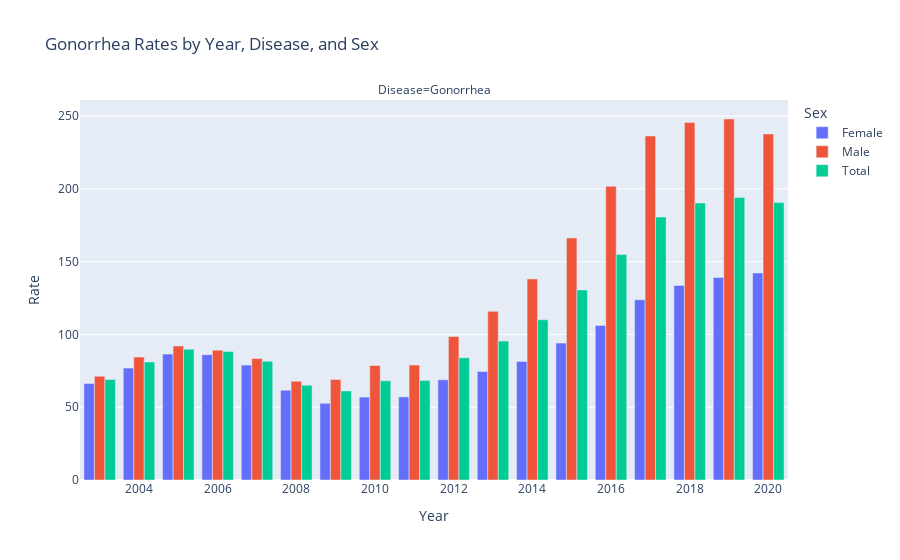
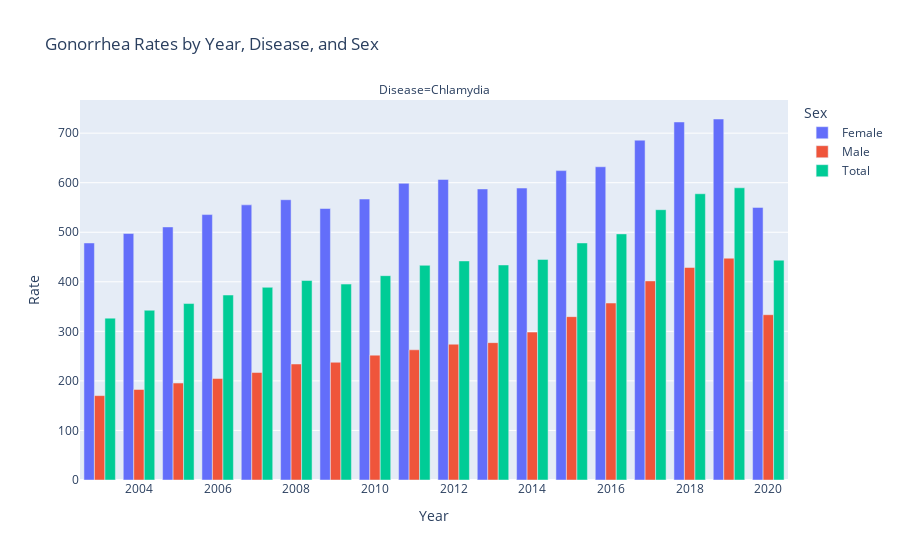
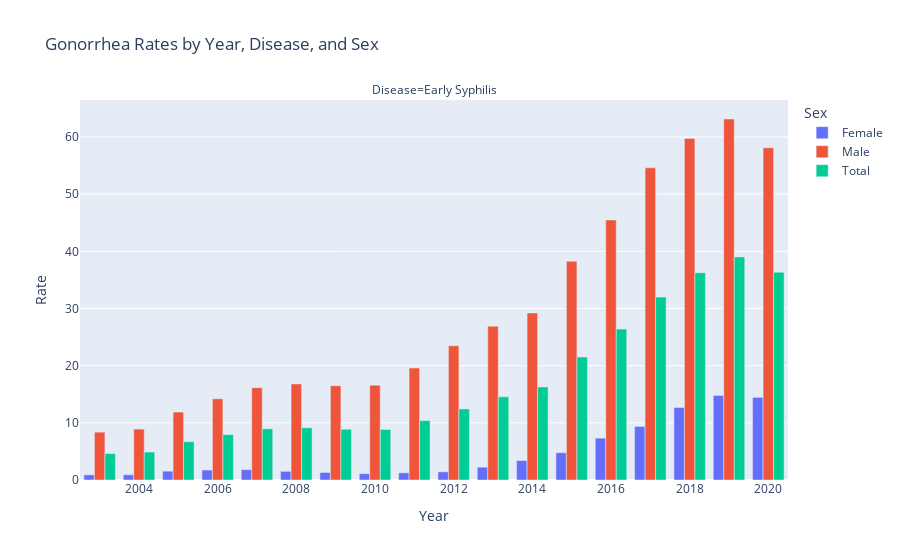

These figures' notebook cell, in order:
### Code cell
import plotly.express as px
gonorrhea_df = df_sex[df_sex['Disease'] == 'Gonorrhea']

fig = px.bar(gonorrhea_df, x='Year', y='Rate', color='Sex',
             barmode='group', facet_col='Disease',
             title='Gonorrhea Rates by Year, Disease, and Sex')

chlamydia_df = df_sex[df_sex['Disease'] == 'Chlamydia']

fig2 = px.bar(chlamydia_df, x='Year', y='Rate', color='Sex',
             barmode='group', facet_col='Disease',
             title='Gonorrhea Rates by Year, Disease, and Sex')

early_syphilis_df = df_sex[df_sex['Disease'] == 'Early Syphilis']

fig3 = px.bar(early_syphilis_df, x='Year', y='Rate', color='Sex',
             barmode='group', facet_col='Disease',
             title='Gonorrhea Rates by Year, Disease, and Sex')

fig.show()
fig2.show()
fig3.show()

### Figure 1 — Plotly figure (JSON) as saved in the notebook; plotly's stock layout.template omitted (floating-point values rounded to 4 significant figures)
{"data": [{"alignmentgroup": "True", "hovertemplate": "Sex=Female<br>Disease=Gonorrhea<br>Year=%{x}<br>Rate=%{y}<extra></extra>", "legendgroup": "Female", "marker": {"color": "#636efa", "pattern": {"shape": ""}}, "name": "Female", "offsetgroup": "Female", "orientation": "v", "showlegend": true, "textposition": "auto", "type": "bar", "x": [2003, 2004, 2005, 2006, 2007, 2008, 2009, 2010, 2011, 2012, 2013, 2014, 2015, 2016, 2017, 2018, 2019, 2020], "xaxis": "x", "y": [66.23, 76.86, 86.48, 86.13, 78.93, 61.63, 52.69, 56.96, 57.09, 68.9, 74.63, 81.38, 94.04, 106.2, 123.9, 133.7, 139.1, 142.2], "yaxis": "y"}, {"alignmentgroup": "True", "hovertemplate": "Sex=Male<br>Disease=Gonorrhea<br>Year=%{x}<br>Rate=%{y}<extra></extra>", "legendgroup": "Male", "marker": {"color": "#EF553B", "pattern": {"shape": ""}}, "name": "Male", "offsetgroup": "Male", "orientation": "v", "showlegend": true, "textposition": "auto", "type": "bar", "x": [2003, 2004, 2005, 2006, 2007, 2008, 2009, 2010, 2011, 2012, 2013, 2014, 2015, 2016, 2017, 2018, 2019, 2020], "xaxis": "x", "y": [71.27, 84.48, 92.07, 89.17, 83.46, 67.88, 69.11, 78.67, 78.97, 98.59, 115.9, 138.1, 166.3, 201.8, 236.3, 245.6, 248.0, 237.7], "yaxis": "y"}, {"alignmentgroup": "True", "hovertemplate": "Sex=Total<br>Disease=Gonorrhea<br>Year=%{x}<br>Rate=%{y}<extra></extra>", "legendgroup": "Total", "marker": {"color": "#00cc96", "pattern": {"shape": ""}}, "name": "Total", "offsetgroup": "Total", "orientation": "v", "showlegend": true, "textposition": "auto", "type": "bar", "x": [2003, 2004, 2005, 2006, 2007, 2008, 2009, 2010, 2011, 2012, 2013, 2014, 2015, 2016, 2017, 2018, 2019, 2020], "xaxis": "x", "y": [69.01, 81.03, 89.86, 88.31, 81.59, 65.14, 61.2, 68.13, 68.29, 84.01, 95.48, 110.1, 130.5, 154.9, 180.6, 190.3, 194.0, 190.6], "yaxis": "y"}], "layout": {"annotations": [{"font": {}, "showarrow": false, "text": "Disease=Gonorrhea", "x": 0.5, "xanchor": "center", "xref": "paper", "y": 1, "yanchor": "bottom", "yref": "paper"}], "barmode": "group", "legend": {"title": {"text": "Sex"}, "tracegroupgap": 0}, "title": {"text": "Gonorrhea Rates by Year, Disease, and Sex"}, "xaxis": {"anchor": "y", "domain": [0, 1], "title": {"text": "Year"}}, "yaxis": {"anchor": "x", "domain": [0, 1], "title": {"text": "Rate"}}}}

### Figure 2 — Plotly figure (JSON) as saved in the notebook; plotly's stock layout.template omitted (floating-point values rounded to 4 significant figures)
{"data": [{"alignmentgroup": "True", "hovertemplate": "Sex=Female<br>Disease=Chlamydia<br>Year=%{x}<br>Rate=%{y}<extra></extra>", "legendgroup": "Female", "marker": {"color": "#636efa", "pattern": {"shape": ""}}, "name": "Female", "offsetgroup": "Female", "orientation": "v", "showlegend": true, "textposition": "auto", "type": "bar", "x": [2003, 2004, 2005, 2006, 2007, 2008, 2009, 2010, 2011, 2012, 2013, 2014, 2015, 2016, 2017, 2018, 2019, 2020], "xaxis": "x", "y": [478.4, 497.4, 510.7, 535.7, 555.3, 565.6, 547.9, 567.0, 598.8, 606.6, 587.4, 589.2, 624.4, 632.2, 685.8, 722.6, 728.6, 550.1], "yaxis": "y"}, {"alignmentgroup": "True", "hovertemplate": "Sex=Male<br>Disease=Chlamydia<br>Year=%{x}<br>Rate=%{y}<extra></extra>", "legendgroup": "Male", "marker": {"color": "#EF553B", "pattern": {"shape": ""}}, "name": "Male", "offsetgroup": "Male", "orientation": "v", "showlegend": true, "textposition": "auto", "type": "bar", "x": [2003, 2004, 2005, 2006, 2007, 2008, 2009, 2010, 2011, 2012, 2013, 2014, 2015, 2016, 2017, 2018, 2019, 2020], "xaxis": "x", "y": [170.3, 182.8, 195.7, 204.8, 216.9, 234.1, 237.6, 252.0, 262.8, 274.1, 277.2, 298.5, 329.7, 357.2, 401.8, 428.9, 447.6, 333.6], "yaxis": "y"}, {"alignmentgroup": "True", "hovertemplate": "Sex=Total<br>Disease=Chlamydia<br>Year=%{x}<br>Rate=%{y}<extra></extra>", "legendgroup": "Total", "marker": {"color": "#00cc96", "pattern": {"shape": ""}}, "name": "Total", "offsetgroup": "Total", "orientation": "v", "showlegend": true, "textposition": "auto", "type": "bar", "x": [2003, 2004, 2005, 2006, 2007, 2008, 2009, 2010, 2011, 2012, 2013, 2014, 2015, 2016, 2017, 2018, 2019, 2020], "xaxis": "x", "y": [326.7, 342.6, 356.1, 373.3, 388.9, 402.6, 395.4, 412.4, 433.3, 442.1, 434.0, 445.2, 478.4, 496.7, 545.5, 577.7, 589.7, 443.7], "yaxis": "y"}], "layout": {"annotations": [{"font": {}, "showarrow": false, "text": "Disease=Chlamydia", "x": 0.5, "xanchor": "center", "xref": "paper", "y": 1, "yanchor": "bottom", "yref": "paper"}], "barmode": "group", "legend": {"title": {"text": "Sex"}, "tracegroupgap": 0}, "title": {"text": "Gonorrhea Rates by Year, Disease, and Sex"}, "xaxis": {"anchor": "y", "domain": [0, 1], "title": {"text": "Year"}}, "yaxis": {"anchor": "x", "domain": [0, 1], "title": {"text": "Rate"}}}}

### Figure 3 — Plotly figure (JSON) as saved in the notebook; plotly's stock layout.template omitted (floating-point values rounded to 4 significant figures)
{"data": [{"alignmentgroup": "True", "hovertemplate": "Sex=Female<br>Disease=Early Syphilis<br>Year=%{x}<br>Rate=%{y}<extra></extra>", "legendgroup": "Female", "marker": {"color": "#636efa", "pattern": {"shape": ""}}, "name": "Female", "offsetgroup": "Female", "orientation": "v", "showlegend": true, "textposition": "auto", "type": "bar", "x": [2003, 2004, 2005, 2006, 2007, 2008, 2009, 2010, 2011, 2012, 2013, 2014, 2015, 2016, 2017, 2018, 2019, 2020], "xaxis": "x", "y": [0.9024, 0.9156, 1.548, 1.744, 1.807, 1.522, 1.316, 1.115, 1.246, 1.422, 2.241, 3.396, 4.767, 7.323, 9.368, 12.68, 14.79, 14.45], "yaxis": "y"}, {"alignmentgroup": "True", "hovertemplate": "Sex=Male<br>Disease=Early Syphilis<br>Year=%{x}<br>Rate=%{y}<extra></extra>", "legendgroup": "Male", "marker": {"color": "#EF553B", "pattern": {"shape": ""}}, "name": "Male", "offsetgroup": "Male", "orientation": "v", "showlegend": true, "textposition": "auto", "type": "bar", "x": [2003, 2004, 2005, 2006, 2007, 2008, 2009, 2010, 2011, 2012, 2013, 2014, 2015, 2016, 2017, 2018, 2019, 2020], "xaxis": "x", "y": [8.368, 8.903, 11.88, 14.2, 16.15, 16.8, 16.49, 16.59, 19.58, 23.47, 26.91, 29.22, 38.27, 45.47, 54.59, 59.74, 63.14, 58.12], "yaxis": "y"}, {"alignmentgroup": "True", "hovertemplate": "Sex=Total<br>Disease=Early Syphilis<br>Year=%{x}<br>Rate=%{y}<extra></extra>", "legendgroup": "Total", "marker": {"color": "#00cc96", "pattern": {"shape": ""}}, "name": "Total", "offsetgroup": "Total", "orientation": "v", "showlegend": true, "textposition": "auto", "type": "bar", "x": [2003, 2004, 2005, 2006, 2007, 2008, 2009, 2010, 2011, 2012, 2013, 2014, 2015, 2016, 2017, 2018, 2019, 2020], "xaxis": "x", "y": [4.618, 4.887, 6.701, 7.938, 8.954, 9.133, 8.874, 8.842, 10.39, 12.43, 14.55, 16.29, 21.51, 26.39, 31.99, 36.25, 39.01, 36.34], "yaxis": "y"}], "layout": {"annotations": [{"font": {}, "showarrow": false, "text": "Disease=Early Syphilis", "x": 0.5, "xanchor": "center", "xref": "paper", "y": 1, "yanchor": "bottom", "yref": "paper"}], "barmode": "group", "legend": {"title": {"text": "Sex"}, "tracegroupgap": 0}, "title": {"text": "Gonorrhea Rates by Year, Disease, and Sex"}, "xaxis": {"anchor": "y", "domain": [0, 1], "title": {"text": "Year"}}, "yaxis": {"anchor": "x", "domain": [0, 1], "title": {"text": "Rate"}}}}
